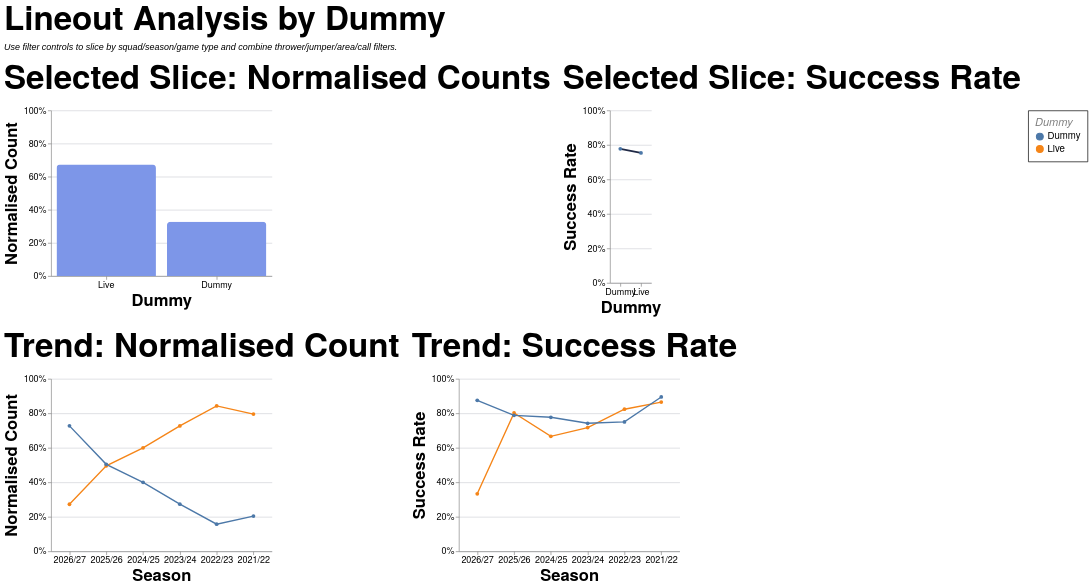

The Vega-Lite source for this figure:
### Vega-Lite specification from a JSON file in a GitHub repository (floating-point values rounded to 4 significant figures; data arrays with more than 128 entries replaced by an {"elided": "..."} marker saying what was removed)
{"config": {"axis": {"labelFont": "PT Sans Narrow, Helvetica Neue, Helvetica, Arial, sans-serif", "titleFont": "PT Sans Narrow, Helvetica Neue, Helvetica, Arial, sans-serif", "labelFontSize": 13, "titleFontSize": 24, "gridColor": "#202947", "gridOpacity": 0.2, "zindex": 1}, "text": {"font": "Lato, sans-serif"}, "bar": {"cornerRadiusEnd": 5}, "header": {"labelFont": "PT Sans Narrow, Helvetica Neue, Helvetica, Arial, sans-serif", "titleFont": "PT Sans Narrow, Helvetica Neue, Helvetica, Arial, sans-serif", "labelFontSize": 24, "titleFontSize": 28, "labelFontWeight": "bold", "orient": "left"}, "legend": {"labelFont": "PT Sans Narrow, Helvetica Neue, Helvetica, Arial, sans-serif", "titleFont": "PT Sans Narrow, Helvetica Neue, Helvetica, Arial, sans-serif", "labelFontSize": 14, "titleFontSize": 16, "titlePadding": 5, "fillColor": "white", "strokeColor": "black", "padding": 10, "titleFontWeight": "lighter", "titleFontStyle": "italic", "titleColor": "gray", "offset": 10}, "title": {"font": "PT Sans Narrow, Helvetica Neue, Helvetica, Arial, sans-serif", "fontSize": 48, "fontWeight": "bold", "anchor": "start", "align": "center", "titlePadding": 20, "subtitlePadding": 10, "subtitleFontSize": 13, "subtitleColor": "", "subtitleFontStyle": "italic", "offset": 15, "color": "black"}, "axisX": {"labelAngle": 0}, "facet": {"title": null, "header": null, "align": {"row": "each", "column": "each"}, "spacing": 10}, "resolve": {"scale": {"y": "independent", "facet": "independent"}}, "background": "transparent", "scale": {"offsetBandPaddingOuter": 0.2, "offsetBandPaddingInner": 0.1}, "view": {"stroke": null, "background": "transparent"}}, "vconcat": [{"hconcat": [{"mark": {"type": "bar", "color": "#7d96e8"}, "encoding": {"tooltip": [{"field": "dummy", "title": "Dummy", "type": "nominal"}, {"field": "attempts", "format": ",.0f", "title": "Lineouts", "type": "quantitative"}, {"field": "share", "format": ".1%", "title": "Normalised Count", "type": "quantitative"}], "x": {"field": "dummy", "sort": "-y", "title": "Dummy", "type": "nominal"}, "y": {"axis": {"format": "%"}, "field": "share", "scale": {"domain": [0, 1]}, "title": "Normalised Count", "type": "quantitative"}}, "height": 240, "title": "Selected Slice: Normalised Counts", "transform": [{"filter": "(loSquad == 'All' || datum.squad == loSquad) && (loGameType == 'All' || (loGameType == 'League + Cup' && (datum.game_type == 'League' || datum.game_type == 'Cup')) || (loGameType == 'League only' && datum.game_type == 'League') || datum.game_type == loGameType) && (loOpposition == 'All' || datum.opposition == loOpposition) && (loThrower == 'All' || datum.thrower == loThrower) && (loJumper == 'All' || datum.jumper == loJumper) && (loArea == 'All' || datum.area == loArea) && (loNumbers == 'All' || datum.numbers == loNumbers) && (loCall == 'All' || datum.call == loCall) && (loCallType == 'All' || datum.call_type == loCallType)"}, {"filter": "(loSeason == 'All' || datum.season == loSeason)"}, {"aggregate": [{"op": "count", "as": "attempts"}, {"op": "sum", "field": "won", "as": "won"}], "groupby": ["dummy"]}, {"joinaggregate": [{"op": "sum", "field": "attempts", "as": "total_attempts"}]}, {"calculate": "datum.attempts / datum.total_attempts", "as": "share"}, {"calculate": "datum.won / datum.attempts", "as": "success_rate"}], "width": 320}, {"mark": {"type": "line", "color": "#202946", "point": true, "strokeWidth": 2.5}, "encoding": {"tooltip": [{"field": "dummy", "title": "Dummy", "type": "nominal"}, {"field": "won", "format": ",.0f", "title": "Won", "type": "quantitative"}, {"field": "attempts", "format": ",.0f", "title": "Lineouts", "type": "quantitative"}, {"field": "success_rate", "format": ".1%", "title": "Success Rate", "type": "quantitative"}], "x": {"field": "dummy", "sort": "-y", "title": "Dummy", "type": "nominal"}, "y": {"axis": {"format": "%"}, "field": "success_rate", "scale": {"domain": [0, 1]}, "title": "Success Rate", "type": "quantitative"}}, "height": 250, "title": "Selected Slice: Success Rate", "transform": [{"filter": "(loSquad == 'All' || datum.squad == loSquad) && (loGameType == 'All' || (loGameType == 'League + Cup' && (datum.game_type == 'League' || datum.game_type == 'Cup')) || (loGameType == 'League only' && datum.game_type == 'League') || datum.game_type == loGameType) && (loOpposition == 'All' || datum.opposition == loOpposition) && (loThrower == 'All' || datum.thrower == loThrower) && (loJumper == 'All' || datum.jumper == loJumper) && (loArea == 'All' || datum.area == loArea) && (loNumbers == 'All' || datum.numbers == loNumbers) && (loCall == 'All' || datum.call == loCall) && (loCallType == 'All' || datum.call_type == loCallType)"}, {"filter": "(loSeason == 'All' || datum.season == loSeason)"}, {"aggregate": [{"op": "count", "as": "attempts"}, {"op": "sum", "field": "won", "as": "won"}], "groupby": ["dummy"]}, {"joinaggregate": [{"op": "sum", "field": "attempts", "as": "total_attempts"}]}, {"calculate": "datum.attempts / datum.total_attempts", "as": "share"}, {"calculate": "datum.won / datum.attempts", "as": "success_rate"}], "width": {"step": 30}}], "spacing": 16}, {"hconcat": [{"mark": {"type": "line", "point": true, "strokeWidth": 2}, "encoding": {"color": {"field": "dummy", "title": "Dummy", "type": "nominal"}, "tooltip": [{"field": "season", "title": "Season", "type": "nominal"}, {"field": "dummy", "title": "Dummy", "type": "nominal"}, {"field": "attempts", "format": ",.0f", "title": "Lineouts", "type": "quantitative"}, {"field": "norm_count", "format": ".1%", "title": "Normalised Count", "type": "quantitative"}], "x": {"field": "season", "sort": "-x", "title": "Season", "type": "nominal"}, "y": {"axis": {"format": "%"}, "field": "norm_count", "scale": {"domain": [0, 1]}, "title": "Normalised Count", "type": "quantitative"}}, "height": 250, "title": "Trend: Normalised Count", "transform": [{"filter": "(loSquad == 'All' || datum.squad == loSquad) && (loGameType == 'All' || (loGameType == 'League + Cup' && (datum.game_type == 'League' || datum.game_type == 'Cup')) || (loGameType == 'League only' && datum.game_type == 'League') || datum.game_type == loGameType) && (loOpposition == 'All' || datum.opposition == loOpposition) && (loThrower == 'All' || datum.thrower == loThrower) && (loJumper == 'All' || datum.jumper == loJumper) && (loArea == 'All' || datum.area == loArea) && (loNumbers == 'All' || datum.numbers == loNumbers) && (loCall == 'All' || datum.call == loCall) && (loCallType == 'All' || datum.call_type == loCallType)"}, {"aggregate": [{"op": "count", "as": "attempts"}, {"op": "sum", "field": "won", "as": "won"}], "groupby": ["season", "dummy"]}, {"joinaggregate": [{"op": "sum", "field": "attempts", "as": "season_attempts"}], "groupby": ["season"]}, {"calculate": "datum.attempts / datum.season_attempts", "as": "norm_count"}, {"calculate": "datum.won / datum.attempts", "as": "success_rate"}], "width": 320}, {"mark": {"type": "line", "point": true, "strokeWidth": 2}, "encoding": {"color": {"field": "dummy", "title": "Dummy", "type": "nominal"}, "tooltip": [{"field": "season", "title": "Season", "type": "nominal"}, {"field": "dummy", "title": "Dummy", "type": "nominal"}, {"field": "won", "format": ",.0f", "title": "Won", "type": "quantitative"}, {"field": "attempts", "format": ",.0f", "title": "Lineouts", "type": "quantitative"}, {"field": "success_rate", "format": ".1%", "title": "Success Rate", "type": "quantitative"}], "x": {"field": "season", "sort": "-x", "title": "Season", "type": "nominal"}, "y": {"axis": {"format": "%"}, "field": "success_rate", "scale": {"domain": [0, 1]}, "title": "Success Rate", "type": "quantitative"}}, "height": 250, "title": "Trend: Success Rate", "transform": [{"filter": "(loSquad == 'All' || datum.squad == loSquad) && (loGameType == 'All' || (loGameType == 'League + Cup' && (datum.game_type == 'League' || datum.game_type == 'Cup')) || (loGameType == 'League only' && datum.game_type == 'League') || datum.game_type == loGameType) && (loOpposition == 'All' || datum.opposition == loOpposition) && (loThrower == 'All' || datum.thrower == loThrower) && (loJumper == 'All' || datum.jumper == loJumper) && (loArea == 'All' || datum.area == loArea) && (loNumbers == 'All' || datum.numbers == loNumbers) && (loCall == 'All' || datum.call == loCall) && (loCallType == 'All' || datum.call_type == loCallType)"}, {"aggregate": [{"op": "count", "as": "attempts"}, {"op": "sum", "field": "won", "as": "won"}], "groupby": ["season", "dummy"]}, {"joinaggregate": [{"op": "sum", "field": "attempts", "as": "season_attempts"}], "groupby": ["season"]}, {"calculate": "datum.attempts / datum.season_attempts", "as": "norm_count"}, {"calculate": "datum.won / datum.attempts", "as": "success_rate"}], "width": 320}], "spacing": 16}], "data": {"name": "data-409d90b0e07cadb9380d9584d322dd4d"}, "params": [{"name": "loSquad", "value": "All"}, {"name": "loSeason", "value": "All"}, {"name": "loGameType", "value": "All"}, {"name": "loOpposition", "value": "All"}, {"name": "loThrower", "value": "All"}, {"name": "loJumper", "value": "All"}, {"name": "loArea", "value": "All"}, {"name": "loNumbers", "value": "All"}, {"name": "loCall", "value": "All"}, {"name": "loCallType", "value": "All"}], "spacing": 22, "title": {"text": "Lineout Analysis by Dummy", "subtitle": "Use filter controls to slice by squad/season/game type and combine thrower/jumper/area/call filters."}, "$schema": "https://vega.github.io/schema/vega-lite/v5.20.1.json", "datasets": {"data-409d90b0e07cadb9380d9584d322dd4d": {"elided": "1247 records"}}}
